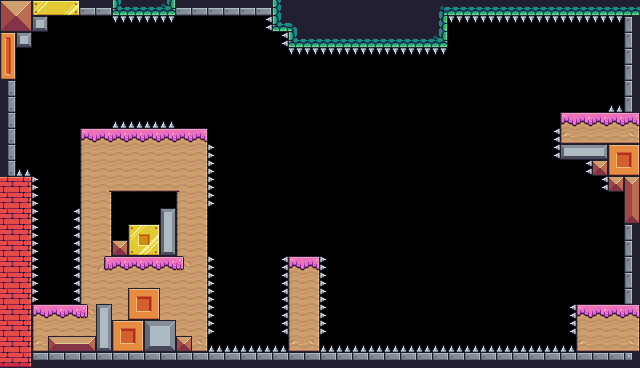

Below is a game level as drawn by its tile map, then a one-line description and the .tmx that defines it (tile-layer data replaced by summaries):
An orthogonal 40x23 tile map with 16x16 px tiles, 5 tile layers (StaticTiles, SpikeTilesBottom, SpikeTilesTop, SpikeTilesRight, ...), 4 tilesets and 28 objects (20x Cherry, 6x Arrow, Player, Bounce).

<map version="1.5" tiledversion="1.7.2" orientation="orthogonal" renderorder="right-down" width="40" height="23" tilewidth="16" tileheight="16" infinite="0" nextlayerid="13" nextobjectid="29">
 <tileset firstgid="1" source="TileSets/Terrain (16x16).tsx" />
 <tileset firstgid="243" source="TileSets/DamageTiles.tsx" />
 <tileset firstgid="255" source="TileSets/Player.tsx" />
 <tileset firstgid="256" source="TileSets/Fruits.tsx" />
 <layer id="1" name="StaticTiles" width="40" height="23">
  <data>[920 cells, 306 non-empty, 68 distinct tile ids]</data>
 </layer>
 <objectgroup id="10" name="Player">
  <object id="1" name="Player" gid="255" x="40" y="272" width="32" height="32" />
 </objectgroup>
 <objectgroup id="12" name="Traps">
  <object id="22" name="Traps" type="Arrow" gid="244" x="48" y="228" width="18" height="18" />
  <object id="23" name="Traps" type="Arrow" gid="244" x="48" y="180" width="18" height="18" />
  <object id="24" name="Traps" type="Arrow" gid="244" x="48" y="132" width="18" height="18" />
  <object id="25" name="Traps" type="Arrow" gid="244" x="368" y="208" width="18" height="18" />
  <object id="26" name="Traps" type="Arrow" gid="244" x="464" y="160" width="18" height="18" />
  <object id="27" name="Traps" type="Arrow" gid="244" x="528" y="336" width="18" height="18" />
  <object id="28" name="Traps" type="Bounce" gid="245" x="290.523" y="256.091" width="28" height="28" />
 </objectgroup>
 <layer id="2" name="SpikeTilesBottom" width="40" height="23">
  <data>[920 cells, 27 non-empty, 1 distinct tile ids]</data>
 </layer>
 <layer id="3" name="SpikeTilesTop" width="40" height="23">
  <data>[920 cells, 25 non-empty, 1 distinct tile ids]</data>
 </layer>
 <layer id="7" name="SpikeTilesRight" width="40" height="23">
  <data>[920 cells, 22 non-empty, 1 distinct tile ids]</data>
 </layer>
 <layer id="8" name="SpikeTilesLeft" width="40" height="23">
  <data>[920 cells, 19 non-empty, 1 distinct tile ids]</data>
 </layer>
 <objectgroup id="11" name="Fruits">
  <object id="2" name="Fruits" type="Cherry" gid="257" x="16" y="80" width="32" height="32" />
  <object id="3" name="Fruits" type="Cherry" gid="257" x="32" y="64" width="32" height="32" />
  <object id="4" name="Fruits" type="Cherry" gid="257" x="48" y="48" width="32" height="32" />
  <object id="5" name="Fruits" type="Cherry" gid="257" x="80" y="128" width="32" height="32" />
  <object id="6" name="Fruits" type="Cherry" gid="257" x="96" y="112" width="32" height="32" />
  <object id="7" name="Fruits" type="Cherry" gid="257" x="112" y="96" width="32" height="32" />
  <object id="8" name="Fruits" type="Cherry" gid="257" x="128" y="80" width="32" height="32" />
  <object id="9" name="Fruits" type="Cherry" gid="257" x="144" y="96" width="32" height="32" />
  <object id="10" name="Fruits" type="Cherry" gid="257" x="160" y="112" width="32" height="32" />
  <object id="11" name="Fruits" type="Cherry" gid="257" x="176" y="128" width="32" height="32" />
  <object id="12" name="Fruits" type="Cherry" gid="257" x="320" y="144" width="32" height="32" />
  <object id="13" name="Fruits" type="Cherry" gid="257" x="400" y="128" width="32" height="32" />
  <object id="14" name="Fruits" type="Cherry" gid="257" x="496" y="80" width="32" height="32" />
  <object id="15" name="Fruits" type="Cherry" gid="257" x="576" y="96" width="32" height="32" />
  <object id="16" name="Fruits" type="Cherry" gid="257" x="560" y="112" width="32" height="32" />
  <object id="17" name="Fruits" type="Cherry" gid="257" x="592" y="112" width="32" height="32" />
  <object id="18" name="Fruits" type="Cherry" gid="257" x="592" y="272" width="32" height="32" />
  <object id="19" name="Fruits" type="Cherry" gid="257" x="576" y="288" width="32" height="32" />
  <object id="20" name="Fruits" type="Cherry" gid="257" x="560" y="304" width="32" height="32" />
  <object id="21" name="Fruits" type="Cherry" gid="257" x="592" y="304" width="32" height="32" />
 </objectgroup>
</map>
